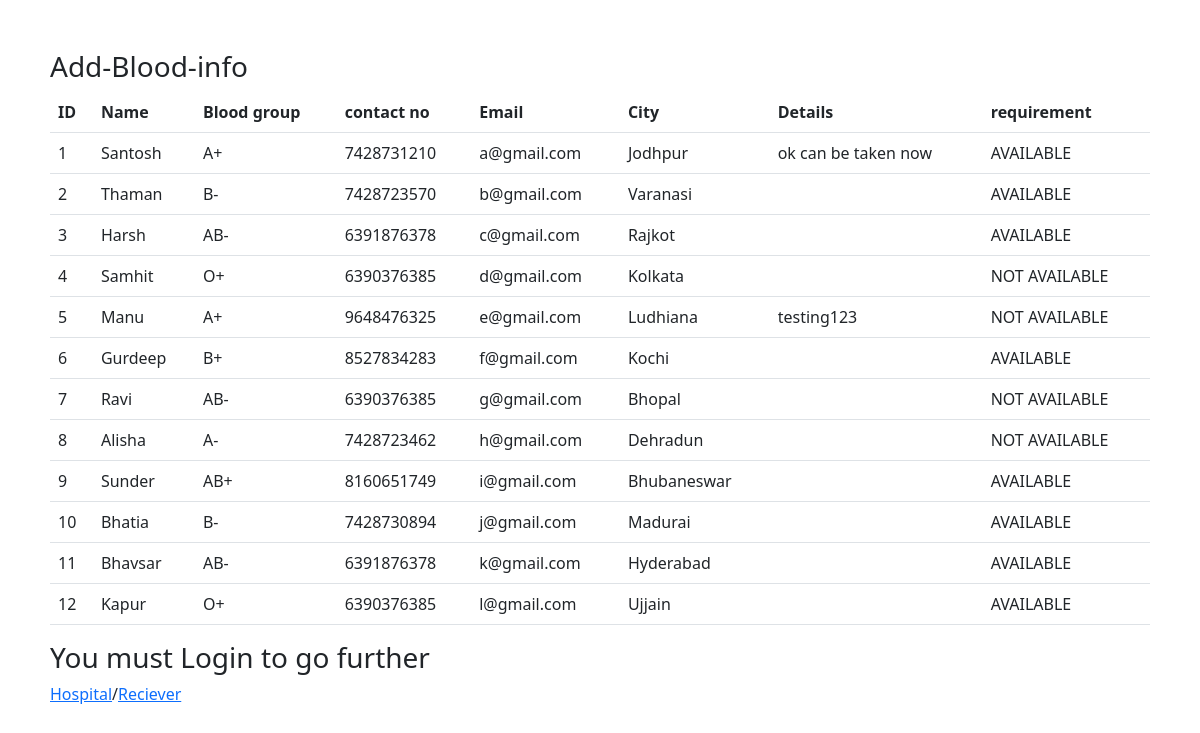
/abs2.php, run on the app's committed database.
### tables this page shows
CREATE TABLE `donar` (
  `id` int(11) NOT NULL,
  `name` varchar(50) NOT NULL,
  `bg` varchar(10) NOT NULL,
  `no` bigint(12) NOT NULL,
  `email` varchar(50) NOT NULL,
  `city` varchar(50) NOT NULL,
  `details` text NOT NULL,
  `req` varchar(20) NOT NULL
);

### abs2.php (the view, shortened to what this page needs)
<!DOCTYPE html>
<html lang="en">
<head>
    <link rel="stylesheet" href="index.css">
    <link rel="stylesheet" href="https://cdn.jsdelivr.net/npm/bootstrap@5.3.0-alpha2/dist/css/bootstrap.min.css">
</head>
<body style="margin:50px">
    <h3>Add-Blood-info</h3>
    <table class="table">
        <thead>
            <tr>
                <th>ID</th>
                <th>Name</th>
                <th>Blood group</th>
                <th>contact no</th>
                <th>Email</th>
                <th>City</th>
                <th>Details</th>
                <th>requirement</th>
            </tr>
        </thead>
        <tbody>
            <?php
            $connection = new mysqli("localhost","root","","config");
            $sql = "SELECT * FROM donar";
            $result = $connection->query($sql) ;
            while($row = $result->fetch_assoc())
            {
                echo "<tr>
                <td>".$row["id"]."</td>
                <td>".$row["name"]."</td>
                <td>".$row["bg"]."</td>
                <td>".$row["no"]."</td>
                <td>".$row["email"]."</td>
                <td>".$row["city"]."</td>
                <td>".$row["details"]."</td>
                <td>".$row["req"]."</td>
            </tr>";
            }
            ?>
        </tbody>
    </table>
    <h3>You must Login to go further</h3>
    <a href="loghos.php">Hospital</a>/<a href="logrec.php">Reciever</a>
</body>
</html>

### index.css (style rules this page uses)
body { margin: 0; font-family: Arial, Helvetica, sans-serif; }

### data on the page
donar: id "1", name "Santosh", bg "A+", no "7428731210", email "a@gmail.com", city "Jodhpur", details "ok can be taken now", req "AVAILABLE"
donar: id "2", name "Thaman", bg "B-", no "7428723570", email "b@gmail.com", city "Varanasi", req "AVAILABLE"
donar: id "3", name "Harsh", bg "AB-", no "6391876378", email "c@gmail.com", city "Rajkot", req "AVAILABLE"
donar: id "4", name "Samhit", bg "O+", no "6390376385", email "d@gmail.com", city "Kolkata", req "NOT AVAILABLE"
donar: id "5", name "Manu", bg "A+", no "9648476325", email "e@gmail.com", city "Ludhiana", details "testing123", req "NOT AVAILABLE"
donar: id "6", name "Gurdeep", bg "B+", no "8527834283", email "f@gmail.com", city "Kochi", req "AVAILABLE"
donar: id "7", name "Ravi", bg "AB-", no "6390376385", email "g@gmail.com", city "Bhopal", req "NOT AVAILABLE"
donar: id "8", name "Alisha", bg "A-", no "7428723462", email "h@gmail.com", city "Dehradun", req "NOT AVAILABLE"
donar: id "9", name "Sunder", bg "AB+", no "8160651749", email "i@gmail.com", city "Bhubaneswar", req "AVAILABLE"
donar: id "10", name "Bhatia", bg "B-", no "7428730894", email "j@gmail.com", city "Madurai", req "AVAILABLE"
donar: id "11", name "Bhavsar", bg "AB-", no "6391876378", email "k@gmail.com", city "Hyderabad", req "AVAILABLE"
donar: id "12", name "Kapur", bg "O+", no "6390376385", email "l@gmail.com", city "Ujjain", req "AVAILABLE"
